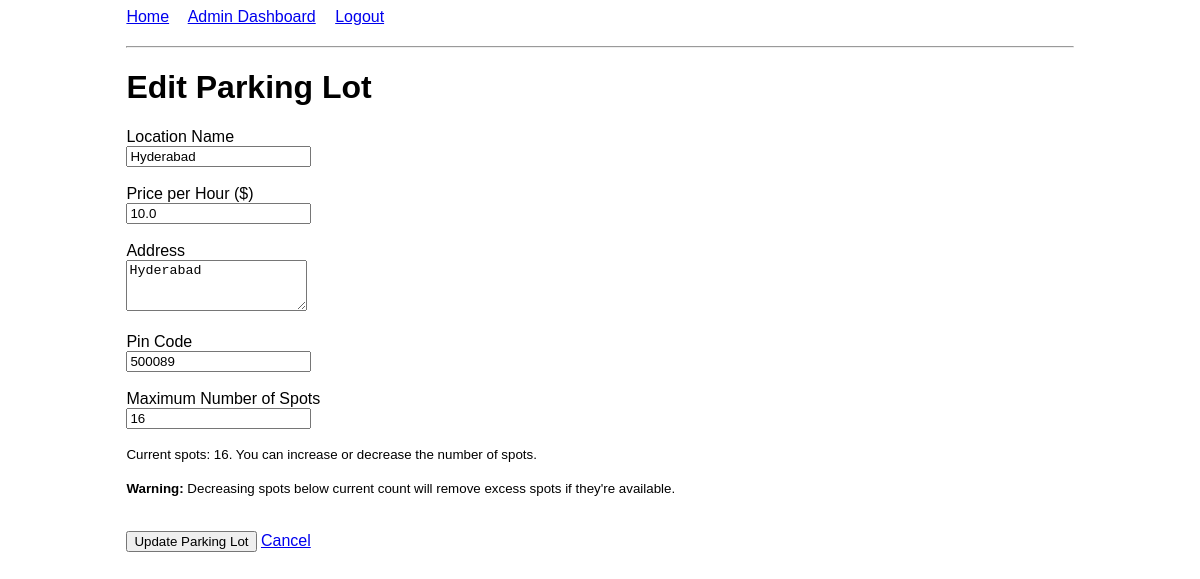
Page /edit_lot/1 (signed in) on the committed database.
### models/models.py (models this page shows)
class ParkingLot(db.Model):
    __tablename__ = 'parking_lots'
    id = db.Column(db.Integer, primary_key=True)
    prime_location_name = db.Column(db.String(100), nullable=False)
    price = db.Column(db.Float, nullable=False)
    address = db.Column(db.String(200), nullable=False)
    pin_code = db.Column(db.String(10), nullable=False)
    maximum_number_of_spots = db.Column(db.Integer, nullable=False)
    spots = db.relationship('ParkingSpot', backref='lot', cascade='all, delete-orphan')

### app.py (the view, shortened to what this page needs)
@app.route('/edit_lot/<int:lot_id>', methods=['GET', 'POST'])
def edit_lot(lot_id):
    if 'admin_id' not in session:
        flash('Please login as admin first!', 'error')
        return redirect(url_for('login'))
    lot = ParkingLot.query.get_or_404(lot_id)
    current_spots_count = ParkingSpot.query.filter_by(lot_id=lot_id).count()
    return render_template('edit_lot.html', lot=lot, current_spots_count=current_spots_count)

### templates/edit_lot.html (shortened to what this page needs)
{% extends "base.html" %}
{% block content %}
    <h1>Edit Parking Lot</h1>
    <form method="POST">
        <div>
            <label for="name">Location Name</label><br>
            <input type="text" id="name" name="name" value="{{ lot.prime_location_name }}" required>
        </div>
        <br>
        <div>
            <label for="price">Price per Hour ($)</label><br>
            <input type="number" step="0.01" id="price" name="price" value="{{ lot.price }}" required>
        </div>
        <br>
        <div>
            <label for="address">Address</label><br>
            <textarea id="address" name="address" rows="3" required>{{ lot.address }}</textarea>
        </div>
        <br>
        <div>
            <label for="pin_code">Pin Code</label><br>
            <input type="text" id="pin_code" name="pin_code" value="{{ lot.pin_code }}" required>
        </div>
        <br>
        <div>
            <label for="max_spots">Maximum Number of Spots</label><br>
            <input type="number" id="max_spots" name="max_spots" value="{{ lot.maximum_number_of_spots }}" min="1" required>
            <p><small>Current spots: {{ current_spots_count }}. You can increase or decrease the number of spots.</small></p>
            <p><small><strong>Warning:</strong> Decreasing spots below current count will remove excess spots if they're available.</small></p>
        </div>
        <br>
        <button type="submit">Update Parking Lot</button>
        <a href="{{ url_for('admin_dashboard') }}">Cancel</a>
    </form>
{% endblock %}

### templates/base.html (style rules this page uses)
body { font-family: sans-serif; }

### rows in the picture
ParkingLot: name "Hyderabad", price "10.0", address "Hyderabad", pin_code "500089", max_spots "16"

### other values in the picture
{{ current_spots_count }} "16"
